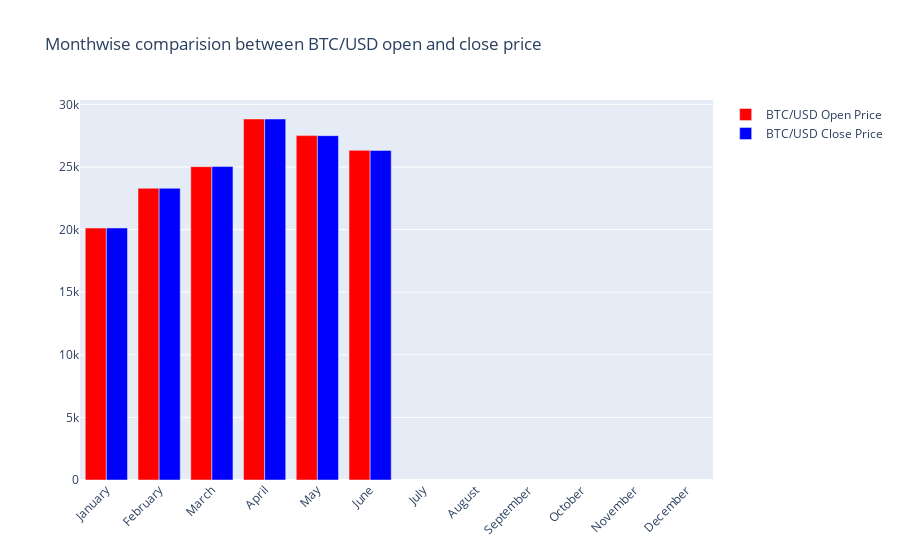

This figure's notebook cell:
### Markdown cell above
#### 2023

### Code cell
analyze_per_year('2023',df)

### Figure 1 — Plotly figure (JSON) as saved in the notebook; plotly's stock layout.template omitted (floating-point values rounded to 4 significant figures)
{"data": [{"marker": {"color": "red"}, "name": "BTC/USD Open Price", "type": "bar", "x": ["January", "February", "March", "April", "May", "June", "July", "August", "September", "October", "November", "December"], "y": [20120.0, 23300.0, 25030.0, 28830.0, 27510.0, 26330.0, null, null, null, null, null, null]}, {"marker": {"color": "blue"}, "name": "BTC/USD Close Price", "type": "bar", "x": ["January", "February", "March", "April", "May", "June", "July", "August", "September", "October", "November", "December"], "y": [20130.0, 23300.0, 25040.0, 28830.0, 27500.0, 26330.0, null, null, null, null, null, null]}], "layout": {"barmode": "group", "title": {"text": "Monthwise comparision between BTC/USD open and close price"}, "xaxis": {"tickangle": -45}}}
